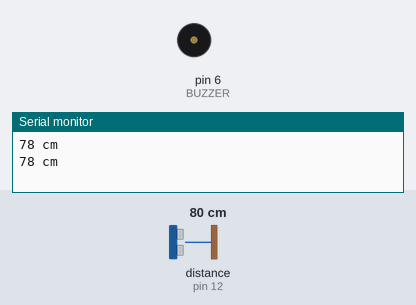
Recording of a sketch running on a simulated Arduino Uno, built with avr-gcc and run on an emulated ATmega328P. Shown: buzzer (waves = sounding), the last lines printed to the serial monitor. Wiring (inferred from the names in the program): ultrasonic range finder: trigger pin 13; echo pin 12. Inputs (shaded band) come from the test bench; at power-on: distance to the obstacle (sensor on pin 12) 80 cm. The echo pulse lasts 58.3 µs per cm.

Above: at 2.0 s.
2.1 s: distance to the obstacle (sensor on pin 12) set to 35 cm
3.9 s: distance to the obstacle (sensor on pin 12) set to 29 cm
At 5.4 s:
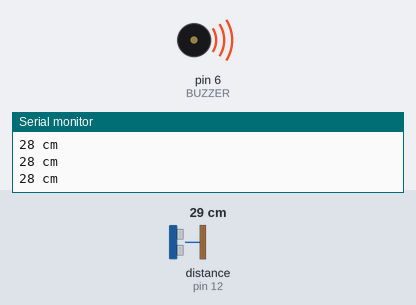
14.9 s: distance to the obstacle (sensor on pin 12) set to 250 cm
At 16.3 s:
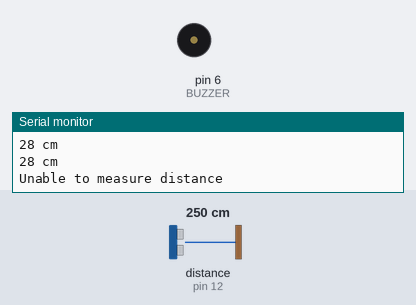
Timing chart, 0 to 17.9 s (numbered marks = the images above; inputs shaded):
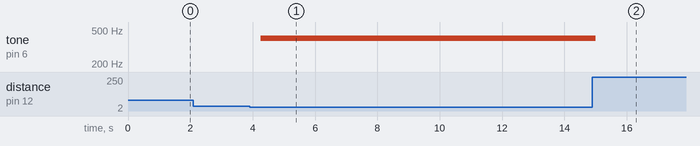

The sketch:

LAB_7_Ultrasonic_Sensor_Spec.-1.ino
```cpp
#define trigPin 13
#define echoPin 12
#define BUZZER 6

void setup() {
  Serial.begin (9600);

  pinMode(trigPin, OUTPUT);
  pinMode(echoPin, INPUT);
}

void loop() {
  long duration, distance;

  digitalWrite(trigPin, LOW);
  delayMicroseconds(2);
  digitalWrite(trigPin, HIGH);
  delayMicroseconds(10);

  digitalWrite(trigPin, LOW);
  duration = pulseIn(echoPin, HIGH);
  distance = duration * 17 / 1000;

  if (distance >= 200 || distance <= 0) {
    Serial.println("Unable to measure distance");
  }else{
    Serial.print(distance);
    Serial.println(" cm");
    }

  if (distance <= 30)
  {
      tone(BUZZER, 400);
      delay(distance * 10);
  }
  else
  {
      noTone(BUZZER);
      delay(distance * 10);
      delay(500);
  }
}
```

Measured:
- the behaviour switches between 32 and 31 cm on distance to the obstacle (sensor on pin 12) (found by bisection; images 0 and 1)
- after the input at 3.9 s, tone on pin 6 (BUZZER): silent → 400 Hz after 0.36 s
- after the input at 14.9 s, tone on pin 6 (BUZZER): 400 Hz → silent after 0.10 s
